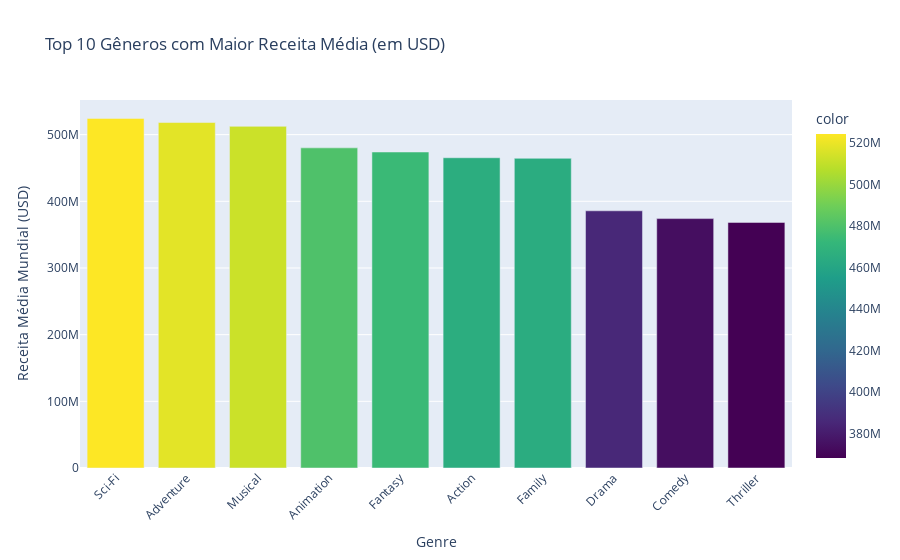

Notebook code for this chart:
### Code cell
# Outro gráfico de barras usando plotly para interatividade
# Ao passar o mouse sobre as barras, podemos ver os valores exatos
# Além disso, podemos ampliar e salvar o gráfico como imagem
import plotly.express as px

fig = px.bar(
    top_genres, 
    x=top_genres.index, # Gênero
    y=top_genres.values, # Receita Média
    labels={"x": "Gênero", "y": "Receita Média Mundial (USD)"}, # Rótulos dos eixos
    title="Top 10 Gêneros com Maior Receita Média (em USD)", # Título do gráfico
    color=top_genres.values, # Cor baseada na receita média
    color_continuous_scale="viridis" # Escala de cores 
)

fig.update_layout(xaxis_tickangle=-45)
fig.show()

### Figure 1 — Plotly figure (JSON) as saved in the notebook; plotly's stock layout.template omitted (floating-point values rounded to 4 significant figures)
{"data": [{"alignmentgroup": "True", "hovertemplate": "Genre=%{x}<br>Receita Média Mundial (USD)=%{y}<br>color=%{marker.color}<extra></extra>", "legendgroup": "", "marker": {"color": [524400000.0, 518200000.0, 512400000.0, 480200000.0, 473900000.0, 465300000.0, 464500000.0, 385800000.0, 374100000.0, 368400000.0], "coloraxis": "coloraxis", "pattern": {"shape": ""}}, "name": "", "offsetgroup": "", "orientation": "v", "showlegend": false, "textposition": "auto", "type": "bar", "x": ["Sci-Fi", "Adventure", "Musical", "Animation", "Fantasy", "Action", "Family", "Drama", "Comedy", "Thriller"], "xaxis": "x", "y": [524400000.0, 518200000.0, 512400000.0, 480200000.0, 473900000.0, 465300000.0, 464500000.0, 385800000.0, 374100000.0, 368400000.0], "yaxis": "y"}], "layout": {"barmode": "relative", "coloraxis": {"colorbar": {"title": {"text": "color"}}, "colorscale": [[0, "#440154"], [0.1111, "#482878"], [0.2222, "#3e4989"], [0.3333, "#31688e"], [0.4444, "#26828e"], [0.5556, "#1f9e89"], [0.6667, "#35b779"], [0.7778, "#6ece58"], [0.8889, "#b5de2b"], [1, "#fde725"]]}, "legend": {"tracegroupgap": 0}, "title": {"text": "Top 10 Gêneros com Maior Receita Média (em USD)"}, "xaxis": {"anchor": "y", "domain": [0, 1], "tickangle": -45, "title": {"text": "Genre"}}, "yaxis": {"anchor": "x", "domain": [0, 1], "title": {"text": "Receita Média Mundial (USD)"}}}}
